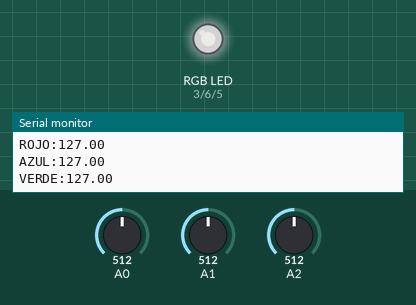
Simulated run of this sketch. Board: Arduino Uno, built with avr-gcc and run on an emulated ATmega328P. On the bench: an RGB LED mixed from three pins (HIGH = lit), the last lines printed to the serial monitor. Inputs (shaded band) come from the test bench; at power-on: A0 = 512, A1 = 512, A2 = 512. Dim RGB values are drawn brighter than linear.

Above: at 1.8 s.
1.9 s: A0 set to 716
At 2.6 s:
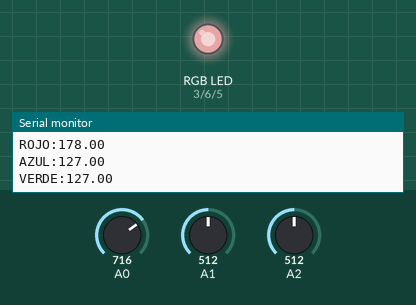
3.5 s: A1 set to 716
At 4.3 s:
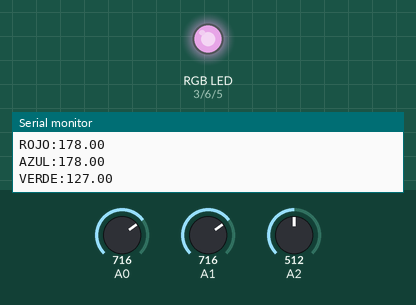
5.5 s: A2 set to 716
At 7.2 s:
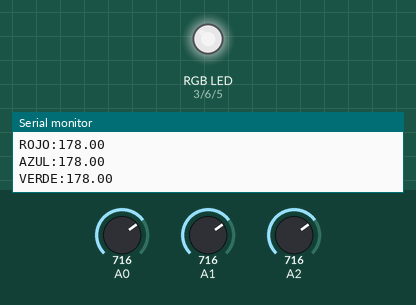
7.5 s: A0 set to 900
At 8.8 s:
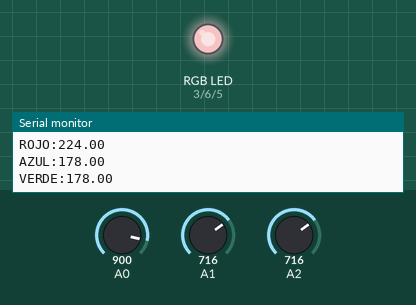
9.5 s: A1 set to 900
At 10.5 s:
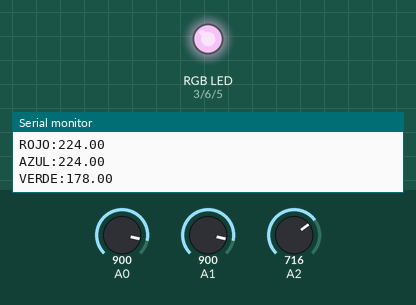
11.5 s: A2 set to 900
At 13.4 s:
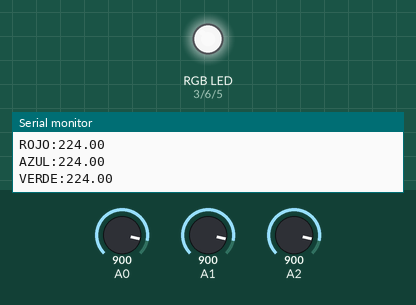
Timing chart, 0 to 14.5 s (numbered marks = the images above; inputs shaded):
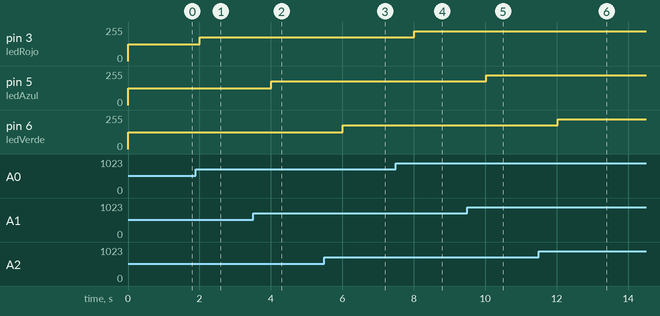

The sketch:

rgb_con_potenciometro1.1.ino
```cpp
int ledRojo = 3;
int ledAzul = 5;
int ledVerde = 6;

float entradaRoja;
float entradaAzul;
float entradaVerde;

float salidaRoja;
float salidaAzul;
float salidaVerde;

void setup()
{
  pinMode(A0, INPUT);
  pinMode(ledRojo, OUTPUT);
  pinMode(A1, INPUT);
  pinMode(ledAzul, OUTPUT);
  pinMode(A2, INPUT);
  pinMode(ledVerde, OUTPUT);

  Serial.begin(9600);
}

void loop()
{
  entradaRoja = analogRead(A0);
  entradaAzul = analogRead(A1);
  entradaVerde = analogRead(A2);

  salidaRoja = map(entradaRoja, 0, 1023, 0, 255);
  salidaAzul = map(entradaAzul, 0, 1023, 0, 255);
  salidaVerde = map(entradaVerde, 0, 1023, 0, 255);

  analogWrite(ledRojo, salidaRoja);
  analogWrite(ledAzul, salidaAzul);
  analogWrite(ledVerde, salidaVerde);

  Serial.print("ROJO:");
  Serial.println(salidaRoja);
  Serial.print("AZUL:");
  Serial.println(salidaAzul);
  Serial.print("VERDE:");
  Serial.println(salidaVerde);

  delay(1000); // Wait for 100 millisecond(s)

}
```

Measured:
- after the input at 1.9 s, pin 3 (ledRojo): 127/255 → 178/255 after 0.10 s
- after the input at 3.5 s, pin 5 (ledAzul): 127/255 → 178/255 after 0.51 s
- after the input at 5.5 s, pin 6 (ledVerde): 127/255 → 178/255 after 0.51 s
- after the input at 7.5 s, pin 3 (ledRojo): 178/255 → 224/255 after 0.52 s
- after the input at 9.5 s, pin 5 (ledAzul): 178/255 → 224/255 after 0.52 s
- after the input at 11.5 s, pin 6 (ledVerde): 178/255 → 224/255 after 0.53 s
